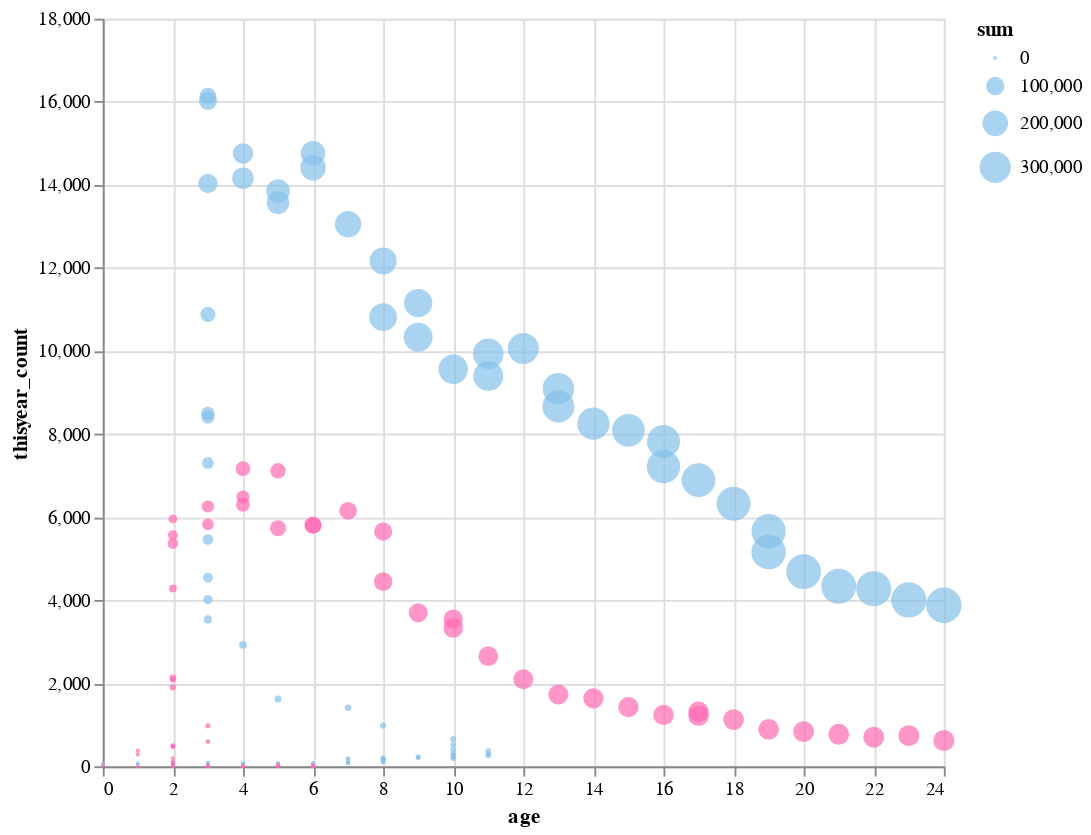

The notebook cell saved with this chart:
### Code cell
# Create an Altair chart
chart = alt.Chart(data).mark_circle().encode(
    x='age',
    y='thisyear_count',
    size='sum',
    order='year',
    tooltip=['name', 'M/F', 'year', 'thisyear_count', 'age', 'sum'],
    color=alt.condition(alt.datum['M/F'] == 'F', alt.value('#FF69B4'), alt.value('#85C1E9'))
).properties(
    width=450,
    height=400
)
chart

### Figure 1 — Vega-Lite specification as saved in the notebook (floating-point values rounded to 4 significant figures; data arrays with more than 128 entries replaced by an {"elided": "..."} marker saying what was removed)
{"config": {"view": {"continuousWidth": 400, "continuousHeight": 300}}, "data": {"name": "data-b42d933c23ac86cdaa7c4e589c93a30e"}, "mark": "circle", "encoding": {"color": {"condition": {"value": "#FF69B4", "test": "(datum['M/F'] === 'F')"}, "value": "#85C1E9"}, "order": {"field": "year", "type": "quantitative"}, "size": {"field": "sum", "type": "quantitative"}, "tooltip": [{"field": "name", "type": "nominal"}, {"field": "M/F", "type": "nominal"}, {"field": "year", "type": "quantitative"}, {"field": "thisyear_count", "type": "quantitative"}, {"field": "age", "type": "quantitative"}, {"field": "sum", "type": "quantitative"}], "x": {"field": "age", "type": "quantitative"}, "y": {"field": "thisyear_count", "type": "quantitative"}}, "height": 400, "width": 450, "$schema": "https://vega.github.io/schema/vega-lite/v4.17.0.json", "datasets": {"data-b42d933c23ac86cdaa7c4e589c93a30e": {"elided": "159 records"}}}
